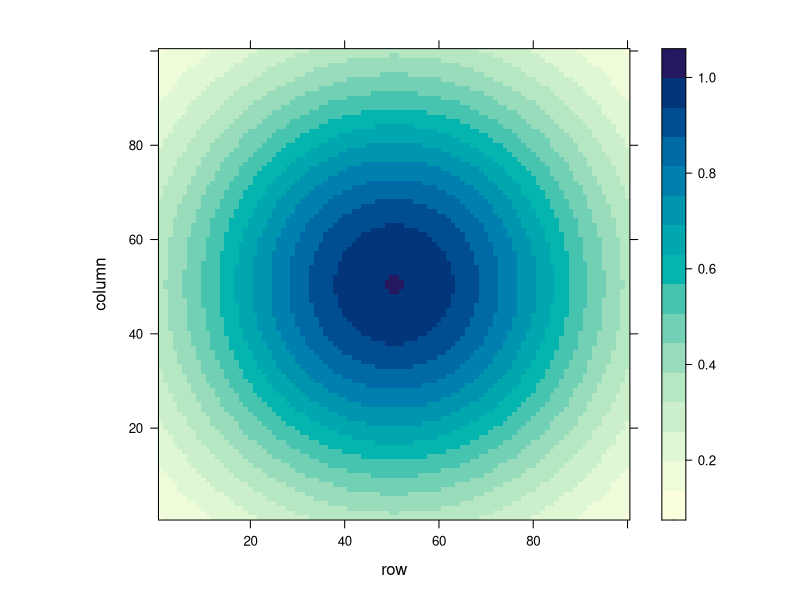

The R source for this figure: (Note: this script raises an error after producing the figure.)
require(lattice)
require(magick)
# -----
#
# solucao bidimensional esquema ADI, analitica
# p.379 livro Nelson
#
# ----
analitica <- function(D,L,uo,x,y,t){
  exp1 <- uo/(1+4*t*D/L^2)
  exp2 <- exp(-(x^2+y^2)/(L^2+4*D*t))
  return(exp1*exp2)
}
# valores atribuidos
D = 2
L = 1
dt = 0.01
delta = 0.01
uo = 1
fo = dt*D/(delta^2)
fo
nt = 1/dt
nd = 1/delta
#nd=20
print(paste0("nd= ",nd))
# matrix sol. numerica
u <- array(data = NA,dim = c(nd,nd,nt))
#
#
# condicoes iniciais
xi <- seq(-delta*nd,+delta*nd,length.out = nd)
yi <- seq(-delta*nd,+delta*nd,length.out = nd)
for(j in (1:nd)){
  u[,j,1] <- analitica(D,L,uo,xi[1:nd],yi[j],t = 0)
}
# plot condicoes iniciais
levelplot(u[,,1])
#plot3d(x=0:49,y=0:49,z=u[,,1],type = "l")
#
# condicoes de contorno u(L,y,t) = u(-L,y,t) = u(x,-L,t)= u(x,L,t)
for(tt in (1:nt)){
  for(i in (1:nd)){
      u[i,1:nd,tt]  <- analitica(D,L,uo,x = xi[i], y=yi[1:nd],t=tt-1)
  }

}
#plot(u[1,,35])
#
break

v <- u
levelplot(t(v[,,1]),xlab="x",ylab="y",at=seq(0,1,by=0.01),col.regions=heat.colors(100)[100:1],main=paste0("dt = ",dt*1))
levelplot(t(v[,,2]),xlab="x",ylab="y",at=seq(0,1,by=0.01),col.regions=heat.colors(100)[100:1],main=paste0("dt = ",dt*5))
levelplot(t(v[,,3]),xlab="x",ylab="y",at=seq(0,1,by=0.01),col.regions=heat.colors(100)[100:1],main=paste0("dt = ",dt*10))
levelplot(t(v[,,4]),xlab="x",ylab="y",at=seq(0,1,by=0.01),col.regions=heat.colors(100)[100:1],main=paste0("dt = ",dt*15))
levelplot(t(v[,,5]),xlab="x",ylab="y",at=seq(0,1,by=0.01),col.regions=heat.colors(100)[100:1],main=paste0("dt = ",dt*20))
levelplot(t(v[,,6]),xlab="x",ylab="y",at=seq(0,1,by=0.01),col.regions=heat.colors(100)[100:1],main=paste0("dt = ",dt*25))
levelplot(t(v[,,7]),xlab="x",ylab="y",at=seq(0,1,by=0.01),col.regions=heat.colors(100)[100:1],main=paste0("dt = ",dt*30))
levelplot(t(v[,,8]),xlab="x",ylab="y",at=seq(0,1,by=0.01),col.regions=heat.colors(100)[100:1],main=paste0("dt = ",dt*40))
levelplot(t(v[,,9]),xlab="x",ylab="y",at=seq(0,1,by=0.01),col.regions=heat.colors(100)[100:1],main=paste0("dt = ",dt*50))
levelplot(t(v[,,10]),xlab="x",ylab="y",at=seq(0,1,by=0.01),col.regions=heat.colors(100)[100:1],main=paste0("dt = ",dt*55))
levelplot(t(v[,,12]),xlab="x",ylab="y",at=seq(0,1,by=0.01),col.regions=heat.colors(100)[100:1],main=paste0("dt = ",dt*60))
levelplot(t(v[,,65]),xlab="x",ylab="y",at=seq(0,1,by=0.01),col.regions=heat.colors(100)[100:1],main=paste0("dt = ",dt*65))
levelplot(t(v[,,70]),xlab="x",ylab="y",at=seq(0,1,by=0.01),col.regions=heat.colors(100)[100:1],main=paste0("dt = ",dt*70))
levelplot(t(v[,,80]),xlab="x",ylab="y",at=seq(0,1,by=0.01),col.regions=heat.colors(100)[100:1],main=paste0("dt = ",dt*80))
levelplot(t(v[,,90]),xlab="x",ylab="y",at=seq(0,1,by=0.01),col.regions=heat.colors(100)[100:1],main=paste0("dt = ",dt*90))
levelplot(t(v[,,100]),xlab="x",ylab="y",at=seq(0,1,by=0.01),col.regions=heat.colors(100)[100:1],main=paste0("dt = ",dt*100))
levelplot(t(v[,,200]),xlab="x",ylab="y",at=seq(0,1,by=0.01),col.regions=heat.colors(100)[100:1],main=paste0("dt = ",dt*200))
levelplot(t(v[,,500]),xlab="x",ylab="y",at=seq(0,1,by=0.01),col.regions=heat.colors(100)[100:1],main=paste0("dt = ",dt*500))
levelplot(t(v[,,600]),xlab="x",ylab="y",at=seq(0,1,by=0.01),col.regions=heat.colors(100)[100:1],main=paste0("dt = ",dt*600))
levelplot(t(v[,,700]),xlab="x",ylab="y",at=seq(0,1,by=0.01),col.regions=heat.colors(100)[100:1],main=paste0("dt = ",dt*700))
levelplot(t(v[,,800]),xlab="x",ylab="y",at=seq(0,1,by=0.01),col.regions=heat.colors(100)[100:1],main=paste0("dt = ",dt*800))
levelplot(t(v[,,900]),xlab="x",ylab="y",at=seq(0,1,by=0.01),col.regions=heat.colors(100)[100:1],main=paste0("dt = ",dt*900))
levelplot(t(v[,,1000]),xlab="x",ylab="y",at=seq(0,1,by=0.01),col.regions=heat.colors(100)[100:1],main=paste0("dt = ",dt*1000))
break
par(mfrow=c(2,4))
levelplot(t(v[,,1]))
levelplot(t(v[,,2]))
levelplot(t(v[,,3]))
levelplot(t(v[,,4]))
levelplot(t(v[,,5]))
levelplot(t(v[,,6]))
levelplot(t(v[,,7]))
levelplot(t(v[,,8]))
levelplot(t(v[,,9]))
